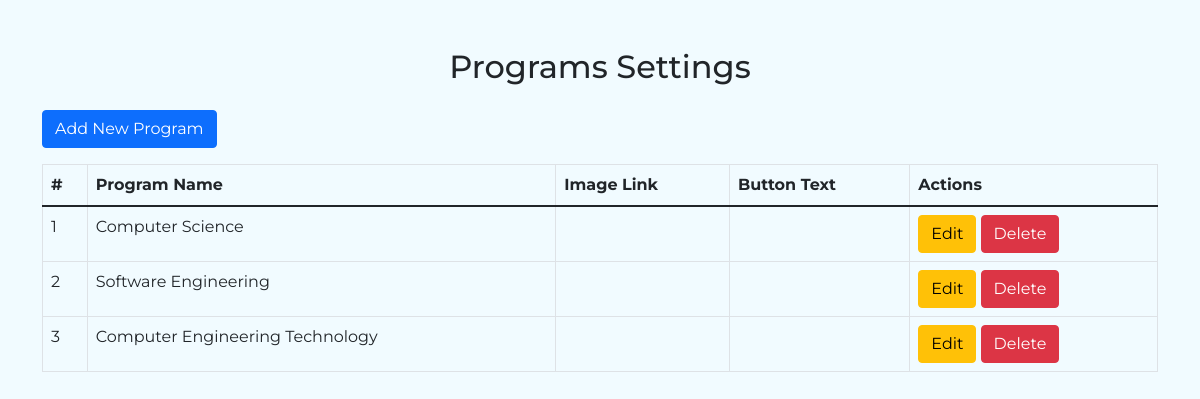
The page /landing_page/settings/programs_settings.php on the database its author committed.
### tables this page shows
CREATE TABLE IF NOT EXISTS programs (
    id INT AUTO_INCREMENT PRIMARY KEY,
    program_name VARCHAR(255) NOT NULL,
    description TEXT NOT NULL
);

### landing_page/settings/programs_settings.php (the view, shortened to what this page needs)
<?php
include '../db_connection.php';
$result = mysqli_query($conn, "SELECT * FROM programs ORDER BY id ASC");
?>
<!DOCTYPE html>
<html lang="en">
<head>
    <link rel="stylesheet" href="../css/bootstrap.min.css">
    <link rel="stylesheet" href="../css/style.css">
</head>
<body>
<div class="container mt-5">
    <h2 class="text-center mb-4">Programs Settings</h2>
    <button class="btn btn-primary mb-3" data-toggle="modal" data-target="#addProgramModal">Add New Program</button>
    <table class="table table-bordered">
        <thead>
            <tr>
                <th>#</th>
                <th>Program Name</th>
                <th>Image Link</th>
                <th>Button Text</th>
                <th>Actions</th>
            </tr>
        </thead>
        <tbody>
            <?php while ($row = mysqli_fetch_assoc($result)) { ?>
            <tr>
                <td><?php echo $row['id']; ?></td>
                <td><?php echo htmlspecialchars($row['program_name']); ?></td>
                <td><a href="../<?php echo htmlspecialchars($row['image_url']); ?>" target="_blank"><?php echo htmlspecialchars($row['image_url']); ?></a></td>
                <td><?php echo htmlspecialchars($row['button_text']); ?></td>
                <td>
                    <button class="btn btn-warning" data-toggle="modal" data-target="#editProgramModal"
                        onclick="editProgram(<?php echo $row['id']; ?>, '<?php echo htmlspecialchars($row['program_name']); ?>', '<?php echo htmlspecialchars($row['image_url']); ?>', '<?php echo htmlspecialchars($row['button_text']); ?>', '<?php echo htmlspecialchars($row['button_link']); ?>')">Edit</button>
                    <button class="btn btn-danger" data-toggle="modal" data-target="#deleteProgramModal"
                        onclick="deleteProgram(<?php echo $row['id']; ?>)">Delete</button>
                </td>
            </tr>
            <?php } ?>
        </tbody>
    </table>
</div>
</body>
</html>

### landing_page/css/style.css (style rules this page uses)
* { font-family: 'Montserrat', sans-serif; }
body { background: #f1fbff; }

### rows shown on the page
programs: id "1", program_name "Computer Science"
programs: id "2", program_name "Software Engineering"
programs: id "3", program_name "Computer Engineering Technology"
